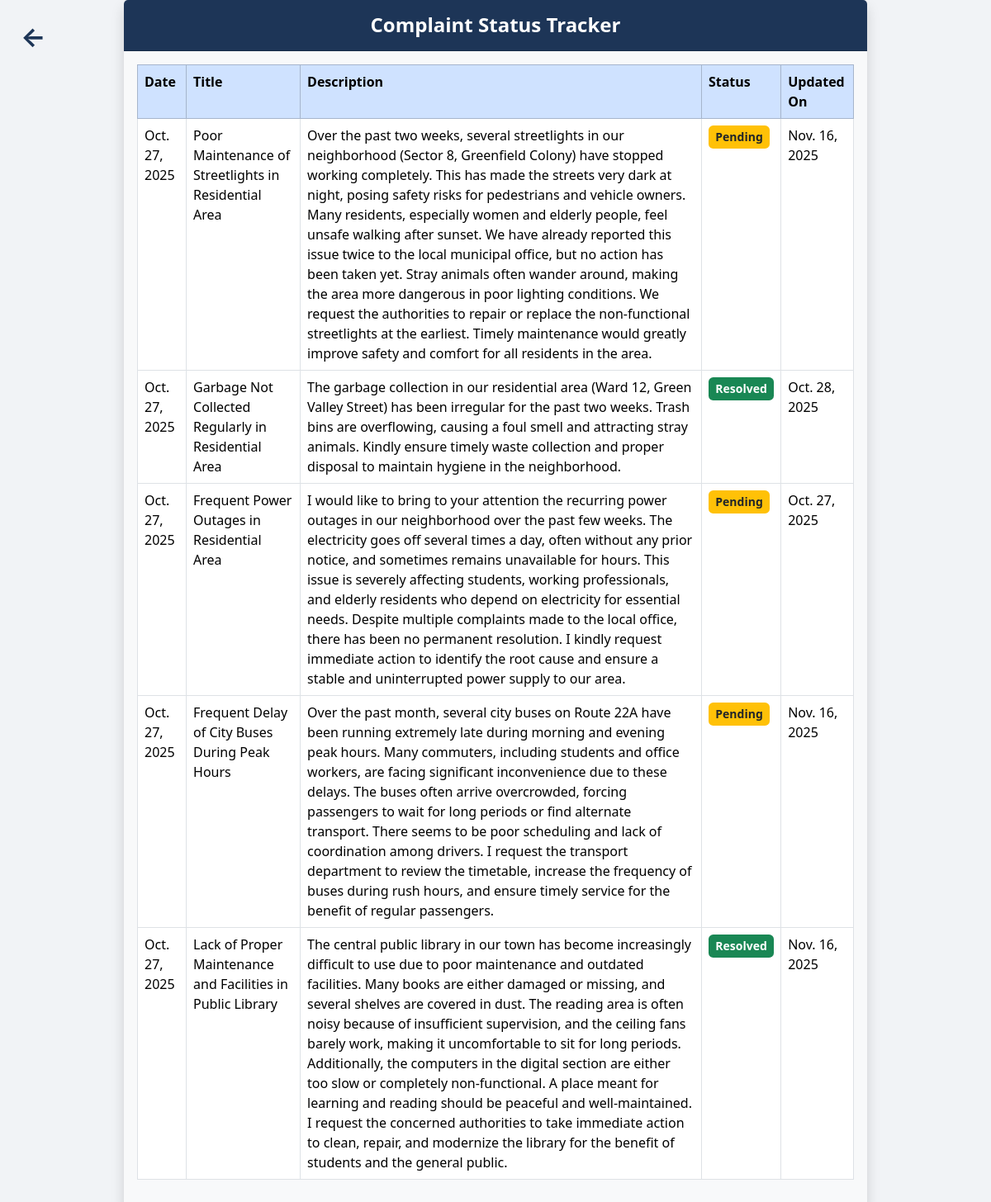
Page /submitted_complaints/ (signed in) on the earlier database version.
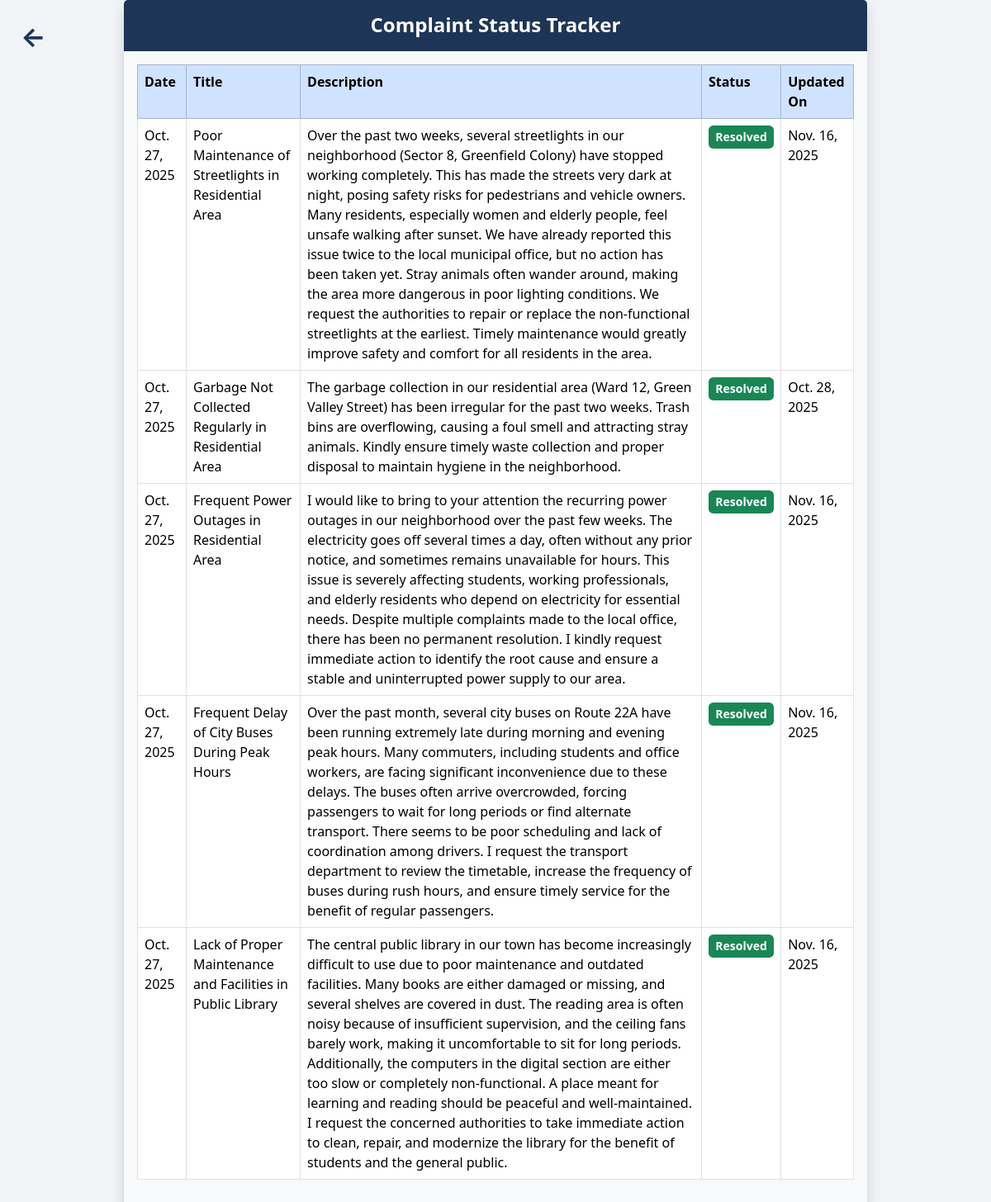
Same page on the later database version.
### complaint_manager_app/models.py (models this page shows, shortened)
class Complaint(models.Model):
    STATUS_CHOICES = [
        ('pending','Pending'),
        ('in_progress','In progress'),
        ('resolved','Resolved'),
    ]
    user = models.ForeignKey(User, on_delete=models.CASCADE, null=True, blank=True)
    name = models.CharField(max_length=100)
    email = models.EmailField(max_length=100)
    subject = models.CharField(max_length=100)
    description = models.TextField()
    created_at = models.DateField(auto_now_add=True)
    updated_at = models.DateField(auto_now=True)
    status= models.CharField(max_length=20, choices=STATUS_CHOICES, default='pending')

### complaint_manager_app/views.py (the view)
# urls.py: path('submitted_complaints/', views.submitted_complaints,name="submitted_complaints"),
@login_required
def submitted_complaints(request):
    mycomplaints = Complaint.objects.filter(user=request.user)
    return render(request, 'submitted_complaints.html', {"mycomplaints": mycomplaints})

### complaint_manager_app/templates/submitted_complaints.html (shortened to what this page needs)
{% extends "master.html" %}
{% load static %}
{% block content %}
<a href="{% url 'user_dashboard' %}" class="back-arrow">←</a>
<div class="container d-flex justify-content-center align-items-center min-vh-100">
  <div class="card shadow border-0 w-100" style="max-width: 900px;">
    <div class="card-header text-white text-center py-3" style="background-color: #1d3557;">
      <h4 class="mb-0 fw-semibold">Complaint Status Tracker</h4>
    </div>
    <div class="card-body bg-light">
      <div class="table-responsive">
        <table class="table table-bordered text-start align-top">
          <thead class="table-primary">
            <tr>
              <th>Date</th>
              <th>Title</th>
              <th>Description</th>
              <th>Status</th>
              <th>Updated On</th>
            </tr>
          </thead>
          <tbody>
            {% for x in mycomplaints %}
            <tr>
              <td>{{ x.created_at }}</td>
              <td>{{ x.subject }}</td>
              <td>{{ x.description }}</td>
              <td>
                {% if x.status|lower == 'pending' %}
                  <span class="status-badge bg-warning text-dark fw-bold">Pending</span>
                {% elif x.status|lower == 'in progress' or x.status|lower == 'in_progress' %}
                  <span class="status-badge bg-info text-white fw-bold">In Progress</span>
                {% elif x.status|lower == 'resolved' %}
                  <span class="status-badge bg-success text-white fw-bold">Resolved</span>
                {% endif %}
              </td>
              <td>{{ x.updated_at }}</td>
            </tr>
            {% empty %}
            <tr><td colspan="6" class="text-muted">No complaints submitted</td></tr>
            {% endfor %}
          </tbody>
        </table>
      </div>
    </div>
  </div>
</div>
{% endblock %}

Differences in the rows shown:
changed Complaint "Poor Maintenance of Streetlights in Residential Area": status "Pending" → "Resolved"
changed Complaint "Frequent Power Outages in Residential Area": updated_at "Oct. 27, 2025" → "Nov. 16, 2025"; status "Pending" → "Resolved"
changed Complaint "Frequent Delay of City Buses During Peak Hours": status "Pending" → "Resolved"
